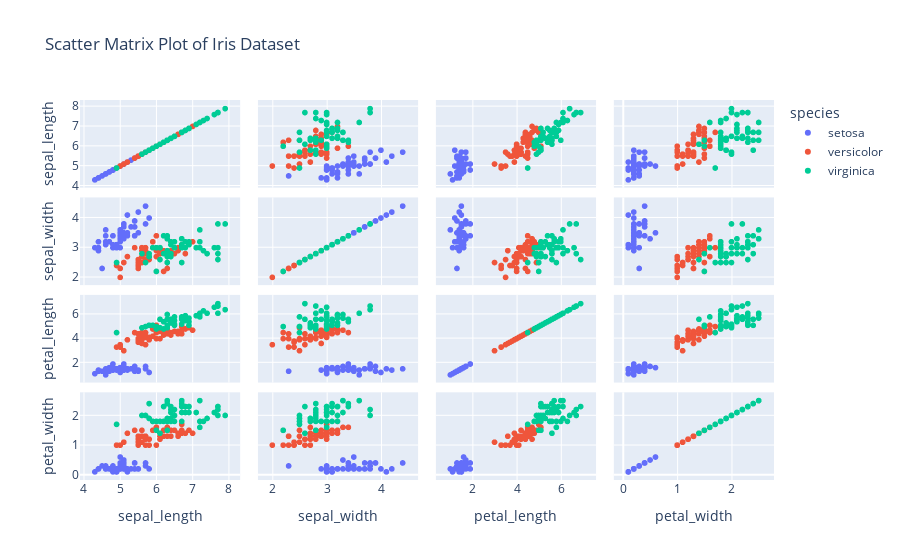

The notebook cell this image was saved under:
### Markdown cell above
Q4. Using the iris dataset in the Plotly library, Plot a scatter matrix plot, using the "species" column for
the color parameter.
Note: Use "sepal_length", "sepal_width", "petal_length", "petal_width" columns only with the
dimensions parameter.

### Code cell
# Answer
import plotly.express as px

df = px.data.iris()

fig = px.scatter_matrix(
    df,
    dimensions=["sepal_length", "sepal_width", "petal_length", "petal_width"],
    color="species",
    title="Scatter Matrix Plot of Iris Dataset",
)

fig.show()

### Figure 1 — Plotly figure (JSON) as saved in the notebook; plotly's stock layout.template omitted (floating-point values rounded to 4 significant figures)
{"data": [{"dimensions": [{"axis": {"matches": true}, "label": "sepal_length", "values": [5.1, 4.9, 4.7, 4.6, 5, 5.4, 4.6, 5, 4.4, 4.9, 5.4, 4.8, 4.8, 4.3, 5.8, 5.7, 5.4, 5.1, 5.7, 5.1, 5.4, 5.1, 4.6, 5.1, 4.8, 5, 5, 5.2, 5.2, 4.7, 4.8, 5.4, 5.2, 5.5, 4.9, 5, 5.5, 4.9, 4.4, 5.1, 5, 4.5, 4.4, 5, 5.1, 4.8, 5.1, 4.6, 5.3, 5]}, {"axis": {"matches": true}, "label": "sepal_width", "values": [3.5, 3, 3.2, 3.1, 3.6, 3.9, 3.4, 3.4, 2.9, 3.1, 3.7, 3.4, 3, 3, 4, 4.4, 3.9, 3.5, 3.8, 3.8, 3.4, 3.7, 3.6, 3.3, 3.4, 3, 3.4, 3.5, 3.4, 3.2, 3.1, 3.4, 4.1, 4.2, 3.1, 3.2, 3.5, 3.1, 3, 3.4, 3.5, 2.3, 3.2, 3.5, 3.8, 3, 3.8, 3.2, 3.7, 3.3]}, {"axis": {"matches": true}, "label": "petal_length", "values": [1.4, 1.4, 1.3, 1.5, 1.4, 1.7, 1.4, 1.5, 1.4, 1.5, 1.5, 1.6, 1.4, 1.1, 1.2, 1.5, 1.3, 1.4, 1.7, 1.5, 1.7, 1.5, 1, 1.7, 1.9, 1.6, 1.6, 1.5, 1.4, 1.6, 1.6, 1.5, 1.5, 1.4, 1.5, 1.2, 1.3, 1.5, 1.3, 1.5, 1.3, 1.3, 1.3, 1.6, 1.9, 1.4, 1.6, 1.4, 1.5, 1.4]}, {"axis": {"matches": true}, "label": "petal_width", "values": [0.2, 0.2, 0.2, 0.2, 0.2, 0.4, 0.3, 0.2, 0.2, 0.1, 0.2, 0.2, 0.1, 0.1, 0.2, 0.4, 0.4, 0.3, 0.3, 0.3, 0.2, 0.4, 0.2, 0.5, 0.2, 0.2, 0.4, 0.2, 0.2, 0.2, 0.2, 0.4, 0.1, 0.2, 0.1, 0.2, 0.2, 0.1, 0.2, 0.2, 0.3, 0.3, 0.2, 0.6, 0.4, 0.3, 0.2, 0.2, 0.2, 0.2]}], "hovertemplate": "species=setosa<br>%{xaxis.title.text}=%{x}<br>%{yaxis.title.text}=%{y}<extra></extra>", "legendgroup": "setosa", "marker": {"color": "#636efa", "symbol": "circle"}, "name": "setosa", "showlegend": true, "type": "splom"}, {"dimensions": [{"axis": {"matches": true}, "label": "sepal_length", "values": [7, 6.4, 6.9, 5.5, 6.5, 5.7, 6.3, 4.9, 6.6, 5.2, 5, 5.9, 6, 6.1, 5.6, 6.7, 5.6, 5.8, 6.2, 5.6, 5.9, 6.1, 6.3, 6.1, 6.4, 6.6, 6.8, 6.7, 6, 5.7, 5.5, 5.5, 5.8, 6, 5.4, 6, 6.7, 6.3, 5.6, 5.5, 5.5, 6.1, 5.8, 5, 5.6, 5.7, 5.7, 6.2, 5.1, 5.7]}, {"axis": {"matches": true}, "label": "sepal_width", "values": [3.2, 3.2, 3.1, 2.3, 2.8, 2.8, 3.3, 2.4, 2.9, 2.7, 2, 3, 2.2, 2.9, 2.9, 3.1, 3, 2.7, 2.2, 2.5, 3.2, 2.8, 2.5, 2.8, 2.9, 3, 2.8, 3, 2.9, 2.6, 2.4, 2.4, 2.7, 2.7, 3, 3.4, 3.1, 2.3, 3, 2.5, 2.6, 3, 2.6, 2.3, 2.7, 3, 2.9, 2.9, 2.5, 2.8]}, {"axis": {"matches": true}, "label": "petal_length", "values": [4.7, 4.5, 4.9, 4, 4.6, 4.5, 4.7, 3.3, 4.6, 3.9, 3.5, 4.2, 4, 4.7, 3.6, 4.4, 4.5, 4.1, 4.5, 3.9, 4.8, 4, 4.9, 4.7, 4.3, 4.4, 4.8, 5, 4.5, 3.5, 3.8, 3.7, 3.9, 5.1, 4.5, 4.5, 4.7, 4.4, 4.1, 4, 4.4, 4.6, 4, 3.3, 4.2, 4.2, 4.2, 4.3, 3, 4.1]}, {"axis": {"matches": true}, "label": "petal_width", "values": [1.4, 1.5, 1.5, 1.3, 1.5, 1.3, 1.6, 1, 1.3, 1.4, 1, 1.5, 1, 1.4, 1.3, 1.4, 1.5, 1, 1.5, 1.1, 1.8, 1.3, 1.5, 1.2, 1.3, 1.4, 1.4, 1.7, 1.5, 1, 1.1, 1, 1.2, 1.6, 1.5, 1.6, 1.5, 1.3, 1.3, 1.3, 1.2, 1.4, 1.2, 1, 1.3, 1.2, 1.3, 1.3, 1.1, 1.3]}], "hovertemplate": "species=versicolor<br>%{xaxis.title.text}=%{x}<br>%{yaxis.title.text}=%{y}<extra></extra>", "legendgroup": "versicolor", "marker": {"color": "#EF553B", "symbol": "circle"}, "name": "versicolor", "showlegend": true, "type": "splom"}, {"dimensions": [{"axis": {"matches": true}, "label": "sepal_length", "values": [6.3, 5.8, 7.1, 6.3, 6.5, 7.6, 4.9, 7.3, 6.7, 7.2, 6.5, 6.4, 6.8, 5.7, 5.8, 6.4, 6.5, 7.7, 7.7, 6, 6.9, 5.6, 7.7, 6.3, 6.7, 7.2, 6.2, 6.1, 6.4, 7.2, 7.4, 7.9, 6.4, 6.3, 6.1, 7.7, 6.3, 6.4, 6, 6.9, 6.7, 6.9, 5.8, 6.8, 6.7, 6.7, 6.3, 6.5, 6.2, 5.9]}, {"axis": {"matches": true}, "label": "sepal_width", "values": [3.3, 2.7, 3, 2.9, 3, 3, 2.5, 2.9, 2.5, 3.6, 3.2, 2.7, 3, 2.5, 2.8, 3.2, 3, 3.8, 2.6, 2.2, 3.2, 2.8, 2.8, 2.7, 3.3, 3.2, 2.8, 3, 2.8, 3, 2.8, 3.8, 2.8, 2.8, 2.6, 3, 3.4, 3.1, 3, 3.1, 3.1, 3.1, 2.7, 3.2, 3.3, 3, 2.5, 3, 3.4, 3]}, {"axis": {"matches": true}, "label": "petal_length", "values": [6, 5.1, 5.9, 5.6, 5.8, 6.6, 4.5, 6.3, 5.8, 6.1, 5.1, 5.3, 5.5, 5, 5.1, 5.3, 5.5, 6.7, 6.9, 5, 5.7, 4.9, 6.7, 4.9, 5.7, 6, 4.8, 4.9, 5.6, 5.8, 6.1, 6.4, 5.6, 5.1, 5.6, 6.1, 5.6, 5.5, 4.8, 5.4, 5.6, 5.1, 5.1, 5.9, 5.7, 5.2, 5, 5.2, 5.4, 5.1]}, {"axis": {"matches": true}, "label": "petal_width", "values": [2.5, 1.9, 2.1, 1.8, 2.2, 2.1, 1.7, 1.8, 1.8, 2.5, 2, 1.9, 2.1, 2, 2.4, 2.3, 1.8, 2.2, 2.3, 1.5, 2.3, 2, 2, 1.8, 2.1, 1.8, 1.8, 1.8, 2.1, 1.6, 1.9, 2, 2.2, 1.5, 1.4, 2.3, 2.4, 1.8, 1.8, 2.1, 2.4, 2.3, 1.9, 2.3, 2.5, 2.3, 1.9, 2, 2.3, 1.8]}], "hovertemplate": "species=virginica<br>%{xaxis.title.text}=%{x}<br>%{yaxis.title.text}=%{y}<extra></extra>", "legendgroup": "virginica", "marker": {"color": "#00cc96", "symbol": "circle"}, "name": "virginica", "showlegend": true, "type": "splom"}], "layout": {"autosize": true, "dragmode": "select", "legend": {"title": {"text": "species"}, "tracegroupgap": 0}, "title": {"text": "Scatter Matrix Plot of Iris Dataset"}, "xaxis": {"autorange": true, "range": [3.598, 8.602], "type": "linear"}, "xaxis2": {"autorange": true, "range": [1.532, 4.868], "type": "linear"}, "xaxis3": {"autorange": true, "range": [-0.1504, 8.05], "type": "linear"}, "xaxis4": {"autorange": true, "range": [-0.368, 2.968], "type": "linear"}, "yaxis": {"autorange": true, "range": [3.598, 8.602], "type": "linear"}, "yaxis2": {"autorange": true, "range": [1.532, 4.868], "type": "linear"}, "yaxis3": {"autorange": true, "range": [-0.1504, 8.05], "type": "linear"}, "yaxis4": {"autorange": true, "range": [-0.368, 2.968], "type": "linear"}}}
